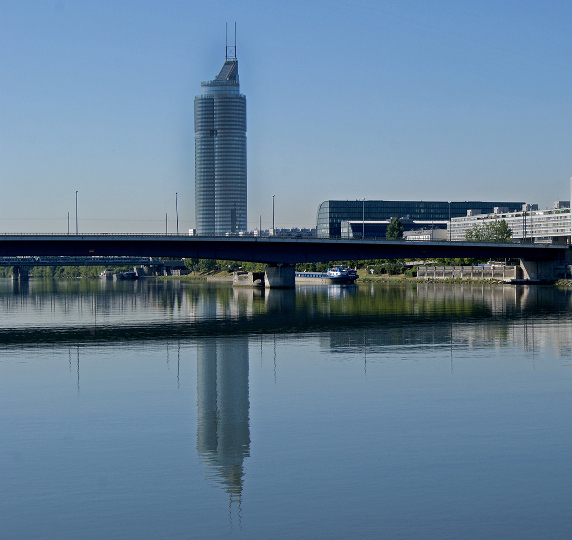
%> input picture pictures/B1.jpg, 572 x 540 px
$ octave --eval "result = createLoG(imread('../pictures/B1.jpg'));"   (GNU Octave 9; MATLAB toolbox functions it lacks are replaced by stand-ins)
%> lines starting %> are read from the running program, lines starting %| are printed output that depends on the picture
### src/createGaussPyr.m
function [ gaussian_pyramid, levels ] = createGaussPyr( input_image)
% Author: Sebastian Kirchner
% input: input_image ... input image from which to create Gaussian Pyramide
% output:   gaussian_pyramid ... a Gaussian Pyramid
%           levels ... the levels of the pyramid

%% CHANGE IMAGE TO DOUBLE AND IF input_image IS RGB CONVERT TO GRAY-SCALE
image = im2double(input_image);
if (size(image, 3) == 3)
    image = rgb2gray(input_image);
end

%% SET SIGMA HERE
sigma = 0.5;

%% USE 2 FILTERS FOR SPEED, ONE HORIZONTAL AND ONE VERTICAL
gauss_filt_1 = fspecial('gaussian', [1 5], sigma);
gauss_filt_2 = fspecial('gaussian', [5 1], sigma);


%% CREATE GAUSSIAN PYRAMID ==> BLUR then SCALE DOWN
% first level is the original image
gaussian_pyramid(1).scale = image;

% filter and then scale down, for downsampling just take only every second
% row and column
filtered = imfilter(gaussian_pyramid(1).scale, gauss_filt_1, 'replicate');
filtered = imfilter(filtered, gauss_filt_2, 'replicate');
gaussian_pyramid(2).scale = filtered(1:2:end,1:2:end);

filtered = imfilter(gaussian_pyramid(2).scale, gauss_filt_1, 'replicate');
filtered = imfilter(filtered, gauss_filt_2, 'replicate');
gaussian_pyramid(3).scale = filtered(1:2:end,1:2:end);

filtered = imfilter(gaussian_pyramid(3).scale, gauss_filt_1, 'replicate');
filtered = imfilter(filtered, gauss_filt_2, 'replicate');
gaussian_pyramid(4).scale = filtered(1:2:end,1:2:end);

% give back the amount of levels in the pyramid
levels = 4;


end

### src/createLoG.m
function [logImages] = createLoG(input_image)
% Author: Sebastian Kirchner
% input: input_image ... image to create Laplacian of Gauss Images from
% output: logImages ... Laplacian of Gauss image Pyramid

% convert image to double
image = im2double(input_image);

% convert RGB images to Grayscale images
if (size(image, 3) == 3)
    image = rgb2gray(input_image);
end

%% CREATE GAUSSIAN PYRAMID ==> BLUR then SCALE DOWN
[gaussian_pyramid, levels] = createGaussPyr(image);

%% CREATE LoGs
% G0 is lowest level of GaussPyramid, G4 is highest level
% to create LoGs do the following:
% LoG1 = G0 - expand(G1)
% LoG2 = G1 - expand(G2)
% ...
% LoGN = GN
for i=1:levels-1
size_image = size(gaussian_pyramid(i).scale);
logImages(i).scale = gaussian_pyramid(i).scale - imresize(gaussian_pyramid(i+1).scale, size_image, 'bilinear');
end

logImages(levels).scale = gaussian_pyramid(levels).scale;

end
%> in createLoG, `image = rgb2gray(input_image);`:
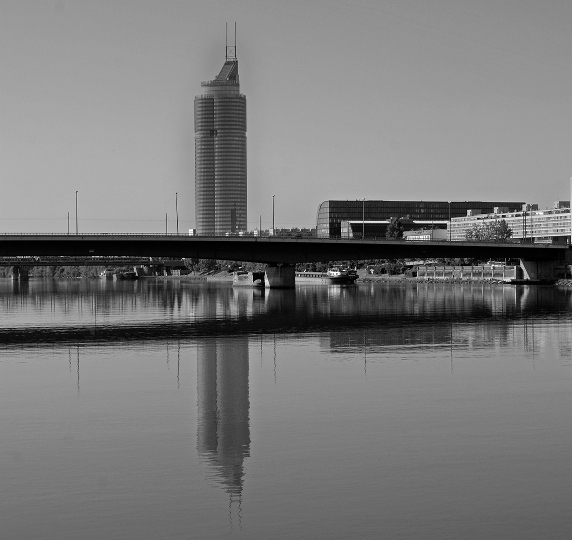
%> image: size 540x572 uint8; min 0, max 255, mean 120.8
%> in createGaussPyr, `filtered = imfilter(gaussian_pyramid(2).scale, gauss_filt_1, 'replicat..`:
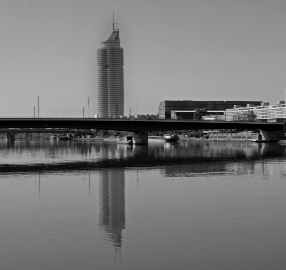
%> filtered: size 270x286 double; min 0.000579, max 0.935, mean 0.474
%> in createGaussPyr, `filtered = imfilter(gaussian_pyramid(3).scale, gauss_filt_1, 'replicat..`:
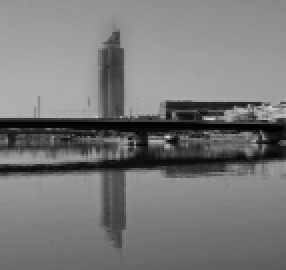
%> filtered: size 135x143 double (shown 2 times larger); min 0.00371, max 0.829, mean 0.474
%> in createLoG, `[gaussian_pyramid, levels] = createGaussPyr(image);`: gaussian_pyramid = 4 items; levels = 4
%> the loop in createLoG, `for i=1:levels-1` made 3 passes
%> size_image on passes 1 to 3: [540 572], [270 286], [135 143]
%> after the loop in createLoG, `for i=1:levels-1`: logImages = 3 items
%> `result = createLoG(imread('../pictures/B1.jpg'));`: result = 4 items

$ run again, on pictures/B2.jpg
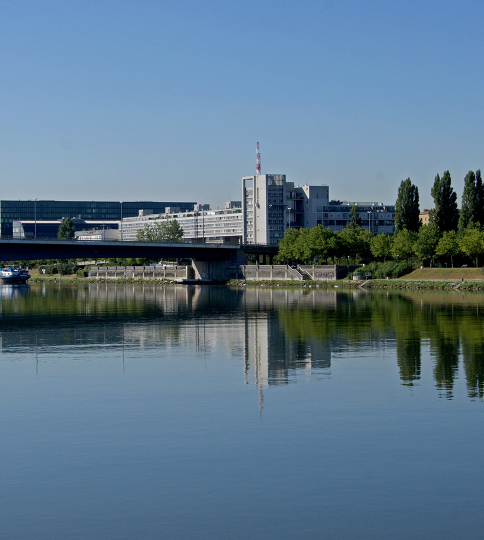
%> input picture pictures/B2.jpg, 967 x 1080 px (shown at 1/2 size)
%> in createLoG, `image = rgb2gray(input_image);`:
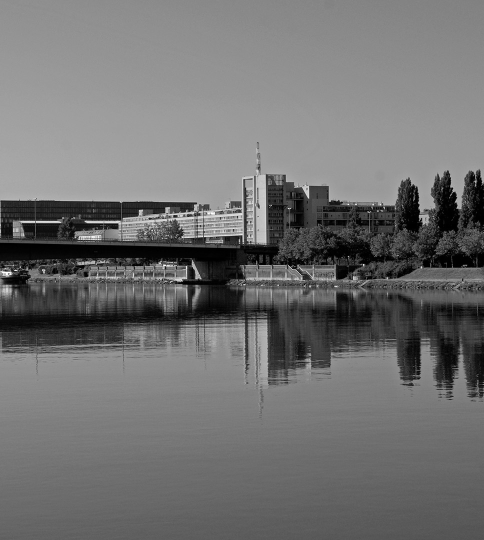
%> image: size 1080x967 uint8 (shown at 1/2 size); min 0, max 255, mean 112.5
%> in createGaussPyr, `filtered = imfilter(gaussian_pyramid(3).scale, gauss_filt_1, 'replicat..`:
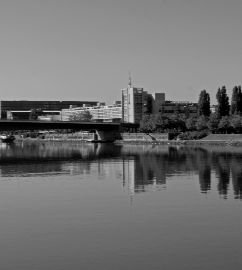
%> filtered: size 270x242 double; min 3.76e-07, max 0.907, mean 0.442
%> gaussian_pyramid = 4 items; levels = 4
%> the loop in createLoG, `for i=1:levels-1` made 3 passes
%> size_image on passes 1 to 3: [1080 967], [540 484], [270 242]
%> after the loop in createLoG, `for i=1:levels-1`: logImages = 3 items
%> result = 4 items

$ run again, on pictures/C4-Ernad-Sehic-Tower-BA.JPG
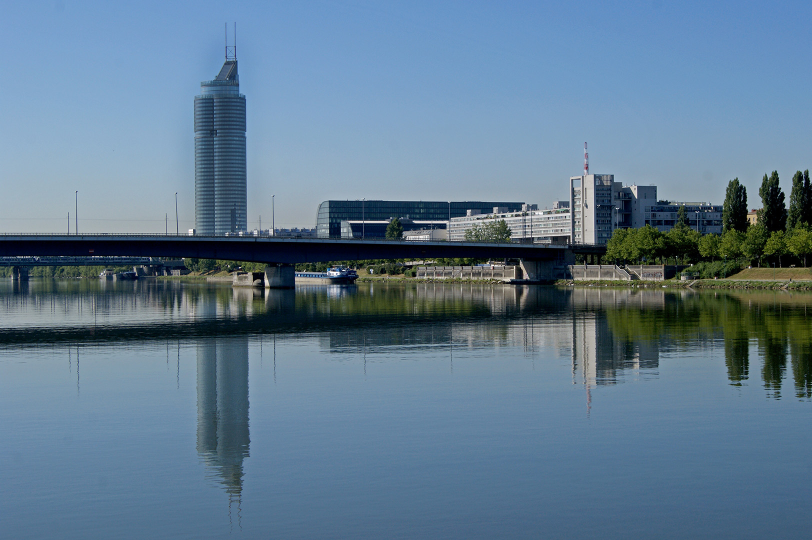
%> input picture pictures/C4-Ernad-Sehic-Tower-BA.JPG, 1623 x 1080 px (shown at 1/2 size)
%> in createLoG, `image = rgb2gray(input_image);`:
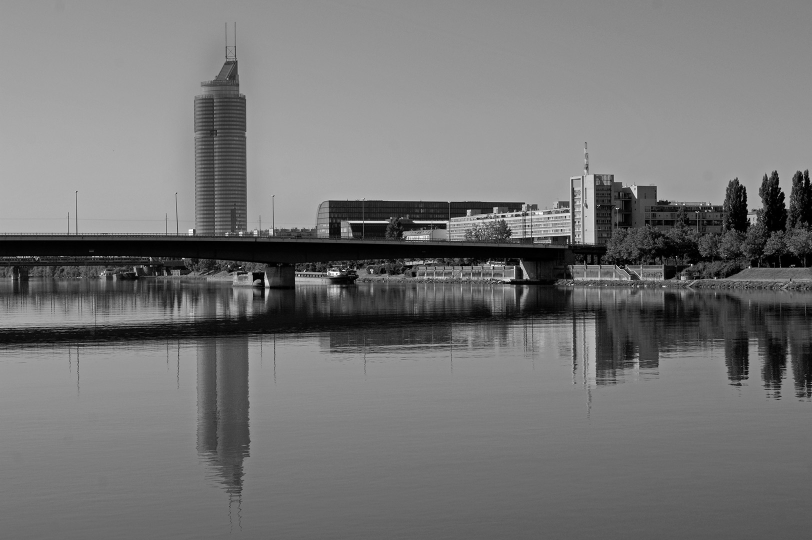
%> image: size 1080x1623 uint8 (shown at 1/2 size); min 0, max 255, mean 116.5
%> in createGaussPyr, `filtered = imfilter(gaussian_pyramid(2).scale, gauss_filt_1, 'replicat..`:
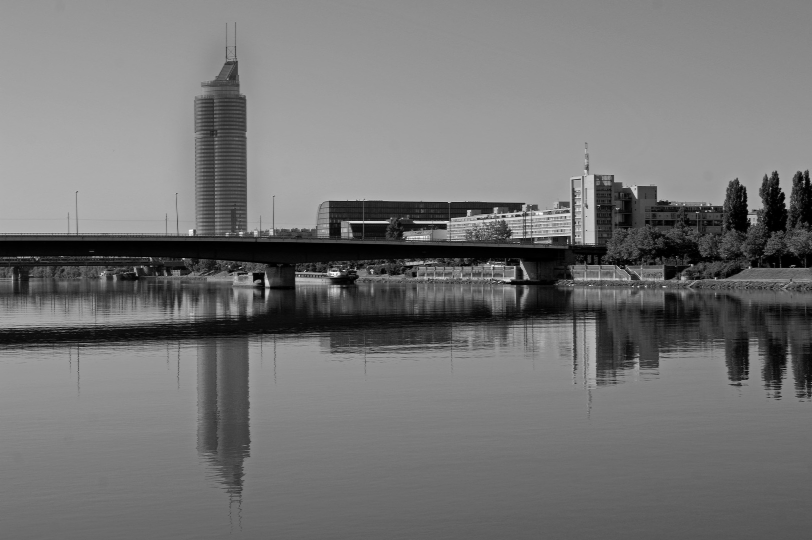
%> filtered: size 540x812 double; min 0, max 0.998, mean 0.457
%> gaussian_pyramid = 4 items; levels = 4
%> the loop in createLoG, `for i=1:levels-1` made 3 passes
%> size_image on passes 1 to 3: [1080 1623], [540 812], [270 406]
%> after the loop in createLoG, `for i=1:levels-1`: logImages = 3 items
%> result = 4 items
